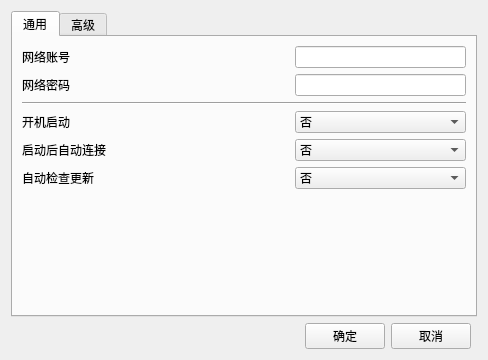
<?xml version="1.0" encoding="UTF-8"?>
<ui version="4.0">
 <class>SettingWindow</class>
 <widget class="QWidget" name="SettingWindow">
  <property name="geometry">
   <rect>
    <x>0</x>
    <y>0</y>
    <width>486</width>
    <height>348</height>
   </rect>
  </property>
  <property name="windowTitle">
   <string>设置</string>
  </property>
  <property name="styleSheet">
   <string notr="true"/>
  </property>
  <layout class="QGridLayout" name="gridLayout">
   <item row="1" column="0">
    <spacer name="horizontalSpacer">
     <property name="orientation">
      <enum>Qt::Horizontal</enum>
     </property>
     <property name="sizeHint" stdset="0">
      <size>
       <width>213</width>
       <height>20</height>
      </size>
     </property>
    </spacer>
   </item>
   <item row="1" column="1">
    <widget class="QPushButton" name="applyPushButton">
     <property name="text">
      <string>确定</string>
     </property>
    </widget>
   </item>
   <item row="1" column="2">
    <widget class="QPushButton" name="cancelPushButton">
     <property name="text">
      <string>取消</string>
     </property>
    </widget>
   </item>
   <item row="0" column="0" colspan="4">
    <widget class="QTabWidget" name="tabWidget">
     <property name="currentIndex">
      <number>0</number>
     </property>
     <widget class="QWidget" name="commonTab">
      <attribute name="title">
       <string>通用</string>
      </attribute>
      <layout class="QGridLayout" name="gridLayout_2">
       <item row="7" column="0" colspan="4">
        <spacer name="commonTabVerticalSpacer">
         <property name="orientation">
          <enum>Qt::Vertical</enum>
         </property>
         <property name="sizeHint" stdset="0">
          <size>
           <width>444</width>
           <height>108</height>
          </size>
         </property>
        </spacer>
       </item>
       <item row="0" column="0" colspan="2">
        <widget class="QLabel" name="commonTabLable2">
         <property name="text">
          <string>网络账号</string>
         </property>
        </widget>
       </item>
       <item row="6" column="0">
        <widget class="QLabel" name="commonTabLable6">
         <property name="text">
          <string>自动检查更新</string>
         </property>
        </widget>
       </item>
       <item row="1" column="0" colspan="2">
        <widget class="QLabel" name="commonTabLable3">
         <property name="text">
          <string>网络密码</string>
         </property>
        </widget>
       </item>
       <item row="5" column="3">
        <widget class="QComboBox" name="connectAfterStartComboBox">
         <item>
          <property name="text">
           <string>否</string>
          </property>
         </item>
         <item>
          <property name="text">
           <string>是</string>
          </property>
         </item>
        </widget>
       </item>
       <item row="1" column="3">
        <widget class="QLineEdit" name="passwordLineEdit">
         <property name="toolTip">
          <string>注意：网络密码和浙大通行证密码可能不同！</string>
         </property>
        </widget>
       </item>
       <item row="0" column="3">
        <widget class="QLineEdit" name="usernameLineEdit"/>
       </item>
       <item row="4" column="3">
        <widget class="QComboBox" name="autoStartComboBox">
         <property name="maxVisibleItems">
          <number>12</number>
         </property>
         <item>
          <property name="text">
           <string>否</string>
          </property>
         </item>
         <item>
          <property name="text">
           <string>是</string>
          </property>
         </item>
        </widget>
       </item>
       <item row="6" column="3">
        <widget class="QComboBox" name="autoCheckUpdateComboBox">
         <item>
          <property name="text">
           <string>否</string>
          </property>
         </item>
         <item>
          <property name="text">
           <string>是</string>
          </property>
         </item>
        </widget>
       </item>
       <item row="4" column="2" rowspan="3">
        <spacer name="horizontalSpacer_3">
         <property name="orientation">
          <enum>Qt::Horizontal</enum>
         </property>
         <property name="sizeHint" stdset="0">
          <size>
           <width>170</width>
           <height>20</height>
          </size>
         </property>
        </spacer>
       </item>
       <item row="4" column="0" colspan="2">
        <widget class="QLabel" name="commonTabLable4">
         <property name="text">
          <string>开机启动</string>
         </property>
        </widget>
       </item>
       <item row="0" column="2" rowspan="2">
        <spacer name="horizontalSpacer_2">
         <property name="orientation">
          <enum>Qt::Horizontal</enum>
         </property>
         <property name="sizeHint" stdset="0">
          <size>
           <width>170</width>
           <height>20</height>
          </size>
         </property>
        </spacer>
       </item>
       <item row="5" column="0">
        <widget class="QLabel" name="commonTabLable5">
         <property name="text">
          <string>启动后自动连接</string>
         </property>
        </widget>
       </item>
       <item row="2" column="0" colspan="4">
        <widget class="Line" name="commonTabLine1">
         <property name="orientation">
          <enum>Qt::Horizontal</enum>
         </property>
        </widget>
       </item>
      </layout>
     </widget>
     <widget class="QWidget" name="zjuConnectTab">
      <attribute name="title">
       <string>高级</string>
      </attribute>
      <layout class="QGridLayout" name="gridLayout_3">
       <item row="1" column="0">
        <widget class="QLabel" name="zjuConnectTabLabel2">
         <property name="font">
          <font>
           <pointsize>9</pointsize>
          </font>
         </property>
         <property name="text">
          <string>服务器端口</string>
         </property>
        </widget>
       </item>
       <item row="7" column="2">
        <widget class="QCheckBox" name="debugCheckBox">
         <property name="text">
          <string>调试模式</string>
         </property>
        </widget>
       </item>
       <item row="6" column="2">
        <widget class="QCheckBox" name="autoReconnectCheckBox">
         <property name="toolTip">
          <string>断线自动重连</string>
         </property>
         <property name="text">
          <string>自动重连</string>
         </property>
         <property name="checked">
          <bool>false</bool>
         </property>
        </widget>
       </item>
       <item row="4" column="0">
        <widget class="QLabel" name="zjuConnectTabLabel6">
         <property name="text">
          <string>HTTP 代理端口</string>
         </property>
        </widget>
       </item>
       <item row="3" column="1" colspan="2">
        <widget class="QSpinBox" name="socks5PortSpinBox">
         <property name="font">
          <font>
           <pointsize>9</pointsize>
          </font>
         </property>
         <property name="maximum">
          <number>65535</number>
         </property>
         <property name="value">
          <number>11080</number>
         </property>
        </widget>
       </item>
       <item row="6" column="0">
        <widget class="QCheckBox" name="multiLineCheckBox">
         <property name="text">
          <string>自动选择线路</string>
         </property>
         <property name="checked">
          <bool>true</bool>
         </property>
         <property name="autoExclusive">
          <bool>false</bool>
         </property>
         <property name="tristate">
          <bool>false</bool>
         </property>
        </widget>
       </item>
       <item row="4" column="1" colspan="2">
        <widget class="QSpinBox" name="httpPortSpinBox">
         <property name="maximum">
          <number>65535</number>
         </property>
         <property name="value">
          <number>11081</number>
         </property>
        </widget>
       </item>
       <item row="7" column="1">
        <widget class="QCheckBox" name="routeCheckBox">
         <property name="toolTip">
          <string>TUN 模式下有效</string>
         </property>
         <property name="text">
          <string>自动设置路由</string>
         </property>
        </widget>
       </item>
       <item row="7" column="0">
        <widget class="QCheckBox" name="autoSetProxyCheckBox">
         <property name="toolTip">
          <string>连接服务器后自动设置代理</string>
         </property>
         <property name="text">
          <string>自动设置系统代理</string>
         </property>
        </widget>
       </item>
       <item row="3" column="0">
        <widget class="QLabel" name="zjuConnectTabLabel5">
         <property name="font">
          <font>
           <pointsize>9</pointsize>
          </font>
         </property>
         <property name="text">
          <string>SOCKS5 代理端口</string>
         </property>
        </widget>
       </item>
       <item row="1" column="1" colspan="2">
        <widget class="QSpinBox" name="serverPortSpinBox">
         <property name="font">
          <font>
           <pointsize>9</pointsize>
          </font>
         </property>
         <property name="maximum">
          <number>65535</number>
         </property>
         <property name="value">
          <number>443</number>
         </property>
        </widget>
       </item>
       <item row="8" column="0" colspan="3">
        <widget class="QPushButton" name="portForwardingPushButton">
         <property name="text">
          <string>设置端口转发</string>
         </property>
        </widget>
       </item>
       <item row="0" column="1" colspan="2">
        <widget class="QLineEdit" name="serverAddressLineEdit">
         <property name="font">
          <font>
           <pointsize>9</pointsize>
          </font>
         </property>
         <property name="text">
          <string>vpn.hitsz.edu.cn</string>
         </property>
        </widget>
       </item>
       <item row="5" column="1" colspan="2">
        <widget class="QSpinBox" name="reconnectTimeSpinBox">
         <property name="maximum">
          <number>86400</number>
         </property>
         <property name="value">
          <number>1</number>
         </property>
        </widget>
       </item>
       <item row="6" column="1">
        <widget class="QCheckBox" name="proxyAllCheckBox">
         <property name="text">
          <string>代理全部流量</string>
         </property>
        </widget>
       </item>
       <item row="0" column="0">
        <widget class="QLabel" name="zjuConnectTabLabel1">
         <property name="font">
          <font>
           <pointsize>9</pointsize>
          </font>
         </property>
         <property name="text">
          <string>服务器地址</string>
         </property>
        </widget>
       </item>
       <item row="5" column="0">
        <widget class="QLabel" name="zjuConnectTabLabel7">
         <property name="font">
          <font>
           <pointsize>9</pointsize>
          </font>
         </property>
         <property name="text">
          <string>自动重连时间 (s)</string>
         </property>
        </widget>
       </item>
       <item row="2" column="0">
        <widget class="QLabel" name="zjuConnectTabLabel8">
         <property name="font">
          <font>
           <bold>false</bold>
          </font>
         </property>
         <property name="text">
          <string>DNS 服务器</string>
         </property>
        </widget>
       </item>
       <item row="2" column="1" colspan="2">
        <widget class="QLineEdit" name="dnsLineEdit">
         <property name="font">
          <font>
           <bold>false</bold>
          </font>
         </property>
         <property name="text">
          <string>10.248.98.30</string>
         </property>
        </widget>
       </item>
      </layout>
     </widget>
    </widget>
   </item>
  </layout>
 </widget>
 <tabstops>
  <tabstop>usernameLineEdit</tabstop>
  <tabstop>passwordLineEdit</tabstop>
  <tabstop>autoStartComboBox</tabstop>
  <tabstop>connectAfterStartComboBox</tabstop>
  <tabstop>applyPushButton</tabstop>
  <tabstop>cancelPushButton</tabstop>
  <tabstop>tabWidget</tabstop>
  <tabstop>serverAddressLineEdit</tabstop>
  <tabstop>serverPortSpinBox</tabstop>
  <tabstop>socks5PortSpinBox</tabstop>
  <tabstop>httpPortSpinBox</tabstop>
  <tabstop>reconnectTimeSpinBox</tabstop>
  <tabstop>multiLineCheckBox</tabstop>
  <tabstop>proxyAllCheckBox</tabstop>
  <tabstop>autoReconnectCheckBox</tabstop>
  <tabstop>autoSetProxyCheckBox</tabstop>
  <tabstop>portForwardingPushButton</tabstop>
  <tabstop>debugCheckBox</tabstop>
  <tabstop>routeCheckBox</tabstop>
  <tabstop>dnsLineEdit</tabstop>
 </tabstops>
 <resources/>
 <connections/>
</ui>
